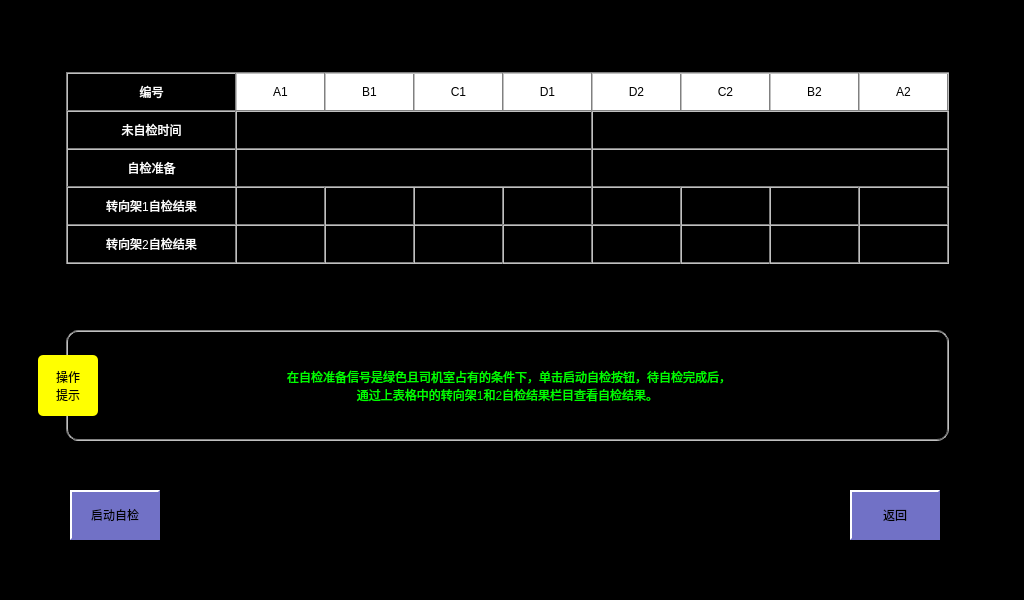
<?xml version="1.0" encoding="UTF-8"?>
<ui version="4.0">
 <class>BrakeTestPage</class>
 <widget class="QWidget" name="BrakeTestPage">
  <property name="geometry">
   <rect>
    <x>0</x>
    <y>0</y>
    <width>1024</width>
    <height>600</height>
   </rect>
  </property>
  <property name="windowTitle">
   <string>Form</string>
  </property>
  <property name="styleSheet">
   <string notr="true">QLabel
{
	color: white;
	border: 2px groove, gray;
    border-color: gray;
	font: 18px, &quot;微软雅黑&quot;;
}

QWidget
{
	background-color: black;
}

QPushButton
{
	font: 18px, &quot;微软雅黑&quot;;
    color: black;
	background-color: rgb(113, 113, 198);
	border:1px solid white;
}</string>
  </property>
  <widget class="QPushButton" name="btnBack">
   <property name="geometry">
    <rect>
     <x>850</x>
     <y>490</y>
     <width>90</width>
     <height>50</height>
    </rect>
   </property>
   <property name="styleSheet">
    <string notr="true">QPushButton
{
	font: 18px, &quot;微软雅黑&quot;;
    color: black;
	background-color: rgb(113, 113, 198);
	border:2px solid white; 
    border-right-color: rgb(113, 113, 198); 
    border-bottom-color: rgb(113, 113, 198);
}

QPushButton:disabled
{
	font: 18px, &quot;微软雅黑&quot;;
    color: white;
	background-color: rgb(113, 113, 198);
	border:2px solid white; 
    border-right-color: rgb(113, 113, 198); 
    border-bottom-color: rgb(113, 113, 198);
}

QPushButton:pressed
{
	font: 18px, &quot;微软雅黑&quot;;
    color: white;
	background-color: rgb(0, 0, 255); 
	border:2px solid white; 
	border-left-color: qlineargradient(x1: 0, y1: 0, x2: 1, y2: 0, 
                        stop: 0 gray, stop: 1 black); 			border-top-color: qlineargradient(x1: 0, y1: 0, x2: 0, 										y2: 1, stop: 0 gray, stop: 1 black);
  border-right-color: white; border-bottom-color: white;
}</string>
   </property>
   <property name="text">
    <string>返回</string>
   </property>
  </widget>
  <widget class="QLabel" name="lblBogie2ResultD2">
   <property name="geometry">
    <rect>
     <x>591</x>
     <y>224</y>
     <width>91</width>
     <height>40</height>
    </rect>
   </property>
   <property name="text">
    <string/>
   </property>
   <property name="alignment">
    <set>Qt::AlignCenter</set>
   </property>
  </widget>
  <widget class="QLabel" name="lblOutdoorTemperatureC1">
   <property name="geometry">
    <rect>
     <x>413</x>
     <y>72</y>
     <width>91</width>
     <height>40</height>
    </rect>
   </property>
   <property name="styleSheet">
    <string notr="true">QLabel
{
	color: black;
	background-color: white;
	border: 2px groove, gray;
    border-color: gray;
	font: 18px, &quot;微软雅黑&quot;;
}</string>
   </property>
   <property name="text">
    <string>C1</string>
   </property>
   <property name="alignment">
    <set>Qt::AlignCenter</set>
   </property>
  </widget>
  <widget class="QLabel" name="lblBogie2ResultA2">
   <property name="geometry">
    <rect>
     <x>858</x>
     <y>224</y>
     <width>91</width>
     <height>40</height>
    </rect>
   </property>
   <property name="text">
    <string/>
   </property>
   <property name="alignment">
    <set>Qt::AlignCenter</set>
   </property>
  </widget>
  <widget class="QLabel" name="lblOutdoorTemperatureB2">
   <property name="geometry">
    <rect>
     <x>769</x>
     <y>72</y>
     <width>91</width>
     <height>40</height>
    </rect>
   </property>
   <property name="styleSheet">
    <string notr="true">QLabel
{
	color: black;
	background-color: white;
	border: 2px groove, gray;
    border-color: gray;
	font: 18px, &quot;微软雅黑&quot;;
}</string>
   </property>
   <property name="text">
    <string>B2</string>
   </property>
   <property name="alignment">
    <set>Qt::AlignCenter</set>
   </property>
  </widget>
  <widget class="QLabel" name="lblBogie2ResultC2">
   <property name="geometry">
    <rect>
     <x>680</x>
     <y>224</y>
     <width>91</width>
     <height>40</height>
    </rect>
   </property>
   <property name="text">
    <string/>
   </property>
   <property name="alignment">
    <set>Qt::AlignCenter</set>
   </property>
  </widget>
  <widget class="QLabel" name="lblBogie1ResultD1">
   <property name="geometry">
    <rect>
     <x>502</x>
     <y>186</y>
     <width>91</width>
     <height>40</height>
    </rect>
   </property>
   <property name="text">
    <string/>
   </property>
   <property name="alignment">
    <set>Qt::AlignCenter</set>
   </property>
  </widget>
  <widget class="QLabel" name="lblOutdoorTemperatureD1">
   <property name="geometry">
    <rect>
     <x>502</x>
     <y>72</y>
     <width>91</width>
     <height>40</height>
    </rect>
   </property>
   <property name="styleSheet">
    <string notr="true">QLabel
{
	color: black;
	background-color: white;
	border: 2px groove, gray;
    border-color: gray;
	font: 18px, &quot;微软雅黑&quot;;
}</string>
   </property>
   <property name="text">
    <string>D1</string>
   </property>
   <property name="alignment">
    <set>Qt::AlignCenter</set>
   </property>
  </widget>
  <widget class="QLabel" name="label_29">
   <property name="geometry">
    <rect>
     <x>66</x>
     <y>72</y>
     <width>171</width>
     <height>40</height>
    </rect>
   </property>
   <property name="text">
    <string>编号</string>
   </property>
   <property name="alignment">
    <set>Qt::AlignCenter</set>
   </property>
  </widget>
  <widget class="QLabel" name="label_30">
   <property name="geometry">
    <rect>
     <x>66</x>
     <y>148</y>
     <width>171</width>
     <height>40</height>
    </rect>
   </property>
   <property name="text">
    <string>自检准备</string>
   </property>
   <property name="alignment">
    <set>Qt::AlignCenter</set>
   </property>
  </widget>
  <widget class="QLabel" name="lblOutdoorTemperatureC2">
   <property name="geometry">
    <rect>
     <x>680</x>
     <y>72</y>
     <width>91</width>
     <height>40</height>
    </rect>
   </property>
   <property name="styleSheet">
    <string notr="true">QLabel
{
	color: black;
	background-color: white;
	border: 2px groove, gray;
    border-color: gray;
	font: 18px, &quot;微软雅黑&quot;;
}</string>
   </property>
   <property name="text">
    <string>C2</string>
   </property>
   <property name="alignment">
    <set>Qt::AlignCenter</set>
   </property>
  </widget>
  <widget class="QLabel" name="lblBogie1ResultB2">
   <property name="geometry">
    <rect>
     <x>769</x>
     <y>186</y>
     <width>91</width>
     <height>40</height>
    </rect>
   </property>
   <property name="text">
    <string/>
   </property>
   <property name="alignment">
    <set>Qt::AlignCenter</set>
   </property>
  </widget>
  <widget class="QLabel" name="lblBogie1ResultD2">
   <property name="geometry">
    <rect>
     <x>591</x>
     <y>186</y>
     <width>91</width>
     <height>40</height>
    </rect>
   </property>
   <property name="text">
    <string/>
   </property>
   <property name="alignment">
    <set>Qt::AlignCenter</set>
   </property>
  </widget>
  <widget class="QLabel" name="lblOutdoorTemperatureA2">
   <property name="geometry">
    <rect>
     <x>858</x>
     <y>72</y>
     <width>91</width>
     <height>40</height>
    </rect>
   </property>
   <property name="styleSheet">
    <string notr="true">QLabel
{
	color: black;
	background-color: white;
	border: 2px groove, gray;
    border-color: gray;
	font: 18px, &quot;微软雅黑&quot;;
}</string>
   </property>
   <property name="text">
    <string>A2</string>
   </property>
   <property name="alignment">
    <set>Qt::AlignCenter</set>
   </property>
  </widget>
  <widget class="QLabel" name="lblBogie2ResultC1">
   <property name="geometry">
    <rect>
     <x>413</x>
     <y>224</y>
     <width>91</width>
     <height>40</height>
    </rect>
   </property>
   <property name="text">
    <string/>
   </property>
   <property name="alignment">
    <set>Qt::AlignCenter</set>
   </property>
  </widget>
  <widget class="QLabel" name="lblBogie2ResultB2">
   <property name="geometry">
    <rect>
     <x>769</x>
     <y>224</y>
     <width>91</width>
     <height>40</height>
    </rect>
   </property>
   <property name="text">
    <string/>
   </property>
   <property name="alignment">
    <set>Qt::AlignCenter</set>
   </property>
  </widget>
  <widget class="QLabel" name="lblBogie2ResultB1">
   <property name="geometry">
    <rect>
     <x>324</x>
     <y>224</y>
     <width>91</width>
     <height>40</height>
    </rect>
   </property>
   <property name="text">
    <string/>
   </property>
   <property name="alignment">
    <set>Qt::AlignCenter</set>
   </property>
  </widget>
  <widget class="QLabel" name="lblBogie1ResultA1">
   <property name="geometry">
    <rect>
     <x>235</x>
     <y>186</y>
     <width>91</width>
     <height>40</height>
    </rect>
   </property>
   <property name="text">
    <string/>
   </property>
   <property name="alignment">
    <set>Qt::AlignCenter</set>
   </property>
  </widget>
  <widget class="QLabel" name="lblBogie1ResultC1">
   <property name="geometry">
    <rect>
     <x>413</x>
     <y>186</y>
     <width>91</width>
     <height>40</height>
    </rect>
   </property>
   <property name="text">
    <string/>
   </property>
   <property name="alignment">
    <set>Qt::AlignCenter</set>
   </property>
  </widget>
  <widget class="QLabel" name="lblCheckReadyA1">
   <property name="geometry">
    <rect>
     <x>235</x>
     <y>148</y>
     <width>358</width>
     <height>40</height>
    </rect>
   </property>
   <property name="text">
    <string/>
   </property>
   <property name="alignment">
    <set>Qt::AlignCenter</set>
   </property>
  </widget>
  <widget class="QLabel" name="lblCheckReadyA2">
   <property name="geometry">
    <rect>
     <x>591</x>
     <y>148</y>
     <width>358</width>
     <height>40</height>
    </rect>
   </property>
   <property name="text">
    <string/>
   </property>
   <property name="alignment">
    <set>Qt::AlignCenter</set>
   </property>
  </widget>
  <widget class="QLabel" name="lblBogie1ResultA2">
   <property name="geometry">
    <rect>
     <x>858</x>
     <y>186</y>
     <width>91</width>
     <height>40</height>
    </rect>
   </property>
   <property name="text">
    <string/>
   </property>
   <property name="alignment">
    <set>Qt::AlignCenter</set>
   </property>
  </widget>
  <widget class="QLabel" name="lblBogie2ResultA1">
   <property name="geometry">
    <rect>
     <x>235</x>
     <y>224</y>
     <width>91</width>
     <height>40</height>
    </rect>
   </property>
   <property name="text">
    <string/>
   </property>
   <property name="alignment">
    <set>Qt::AlignCenter</set>
   </property>
  </widget>
  <widget class="QLabel" name="lblBogie2ResultD1">
   <property name="geometry">
    <rect>
     <x>502</x>
     <y>224</y>
     <width>91</width>
     <height>40</height>
    </rect>
   </property>
   <property name="text">
    <string/>
   </property>
   <property name="alignment">
    <set>Qt::AlignCenter</set>
   </property>
  </widget>
  <widget class="QLabel" name="lblBogie1ResultB1">
   <property name="geometry">
    <rect>
     <x>324</x>
     <y>186</y>
     <width>91</width>
     <height>40</height>
    </rect>
   </property>
   <property name="text">
    <string/>
   </property>
   <property name="alignment">
    <set>Qt::AlignCenter</set>
   </property>
  </widget>
  <widget class="QLabel" name="lblOutdoorTemperatureD2">
   <property name="geometry">
    <rect>
     <x>591</x>
     <y>72</y>
     <width>91</width>
     <height>40</height>
    </rect>
   </property>
   <property name="styleSheet">
    <string notr="true">QLabel
{
	color: black;
	background-color: white;
	border: 2px groove, gray;
    border-color: gray;
	font: 18px, &quot;微软雅黑&quot;;
}</string>
   </property>
   <property name="text">
    <string>D2</string>
   </property>
   <property name="alignment">
    <set>Qt::AlignCenter</set>
   </property>
  </widget>
  <widget class="QLabel" name="lblOutdoorTemperatureA1">
   <property name="geometry">
    <rect>
     <x>235</x>
     <y>72</y>
     <width>91</width>
     <height>40</height>
    </rect>
   </property>
   <property name="styleSheet">
    <string notr="true">QLabel
{
	color: black;
	background-color: white;
	border: 2px groove, gray;
    border-color: gray;
	font: 18px, &quot;微软雅黑&quot;;
}</string>
   </property>
   <property name="text">
    <string>A1</string>
   </property>
   <property name="alignment">
    <set>Qt::AlignCenter</set>
   </property>
  </widget>
  <widget class="QLabel" name="lblOutdoorTemperatureB1">
   <property name="geometry">
    <rect>
     <x>324</x>
     <y>72</y>
     <width>91</width>
     <height>40</height>
    </rect>
   </property>
   <property name="styleSheet">
    <string notr="true">QLabel
{
	color: black;
	background-color: white;
	border: 2px groove, gray;
    border-color: gray;
	font: 18px, &quot;微软雅黑&quot;;
}
</string>
   </property>
   <property name="text">
    <string>B1</string>
   </property>
   <property name="alignment">
    <set>Qt::AlignCenter</set>
   </property>
  </widget>
  <widget class="QLabel" name="label_32">
   <property name="geometry">
    <rect>
     <x>66</x>
     <y>224</y>
     <width>171</width>
     <height>40</height>
    </rect>
   </property>
   <property name="text">
    <string>转向架2自检结果</string>
   </property>
   <property name="alignment">
    <set>Qt::AlignCenter</set>
   </property>
  </widget>
  <widget class="QLabel" name="lblBogie1ResultC2">
   <property name="geometry">
    <rect>
     <x>680</x>
     <y>186</y>
     <width>91</width>
     <height>40</height>
    </rect>
   </property>
   <property name="text">
    <string/>
   </property>
   <property name="alignment">
    <set>Qt::AlignCenter</set>
   </property>
  </widget>
  <widget class="QLabel" name="label_31">
   <property name="geometry">
    <rect>
     <x>66</x>
     <y>186</y>
     <width>171</width>
     <height>40</height>
    </rect>
   </property>
   <property name="text">
    <string>转向架1自检结果</string>
   </property>
   <property name="alignment">
    <set>Qt::AlignCenter</set>
   </property>
  </widget>
  <widget class="QPushButton" name="btnCheck">
   <property name="geometry">
    <rect>
     <x>70</x>
     <y>490</y>
     <width>90</width>
     <height>50</height>
    </rect>
   </property>
   <property name="styleSheet">
    <string notr="true">QPushButton
{
	font: 18px, &quot;微软雅黑&quot;;
    color: black;
	background-color: rgb(113, 113, 198);
	border:2px solid white; 
    border-right-color: rgb(113, 113, 198); 
    border-bottom-color: rgb(113, 113, 198);
}

QPushButton:disabled
{
	font: 18px, &quot;微软雅黑&quot;;
    color: white;
	background-color: rgb(113, 113, 198);
	border:2px solid white; 
    border-right-color: rgb(113, 113, 198); 
    border-bottom-color: rgb(113, 113, 198);
}</string>
   </property>
   <property name="text">
    <string>启动自检</string>
   </property>
  </widget>
  <widget class="QLabel" name="lblTips">
   <property name="geometry">
    <rect>
     <x>66</x>
     <y>330</y>
     <width>883</width>
     <height>111</height>
    </rect>
   </property>
   <property name="styleSheet">
    <string notr="true">border-radius: 12px;
color: rgb(0, 255, 0);</string>
   </property>
   <property name="text">
    <string> 在自检准备信号是绿色且司机室占有的条件下，单击启动自检按钮，待自检完成后，
通过上表格中的转向架1和2自检结果栏目查看自检结果。</string>
   </property>
   <property name="alignment">
    <set>Qt::AlignCenter</set>
   </property>
  </widget>
  <widget class="QLabel" name="label_35">
   <property name="geometry">
    <rect>
     <x>66</x>
     <y>110</y>
     <width>171</width>
     <height>40</height>
    </rect>
   </property>
   <property name="text">
    <string>未自检时间</string>
   </property>
   <property name="alignment">
    <set>Qt::AlignCenter</set>
   </property>
  </widget>
  <widget class="QLabel" name="lblUncheckTimeA1">
   <property name="geometry">
    <rect>
     <x>235</x>
     <y>110</y>
     <width>358</width>
     <height>40</height>
    </rect>
   </property>
   <property name="text">
    <string/>
   </property>
   <property name="alignment">
    <set>Qt::AlignCenter</set>
   </property>
  </widget>
  <widget class="QLabel" name="lblUncheckTimeA2">
   <property name="geometry">
    <rect>
     <x>591</x>
     <y>110</y>
     <width>358</width>
     <height>40</height>
    </rect>
   </property>
   <property name="text">
    <string/>
   </property>
   <property name="alignment">
    <set>Qt::AlignCenter</set>
   </property>
  </widget>
  <widget class="QLabel" name="label_6">
   <property name="geometry">
    <rect>
     <x>38</x>
     <y>355</y>
     <width>60</width>
     <height>61</height>
    </rect>
   </property>
   <property name="styleSheet">
    <string notr="true">background-color: yellow;
border: 0px;
color: black;
border-radius: 5px;</string>
   </property>
   <property name="text">
    <string>操作
提示</string>
   </property>
   <property name="alignment">
    <set>Qt::AlignCenter</set>
   </property>
  </widget>
 </widget>
 <resources/>
 <connections/>
</ui>
